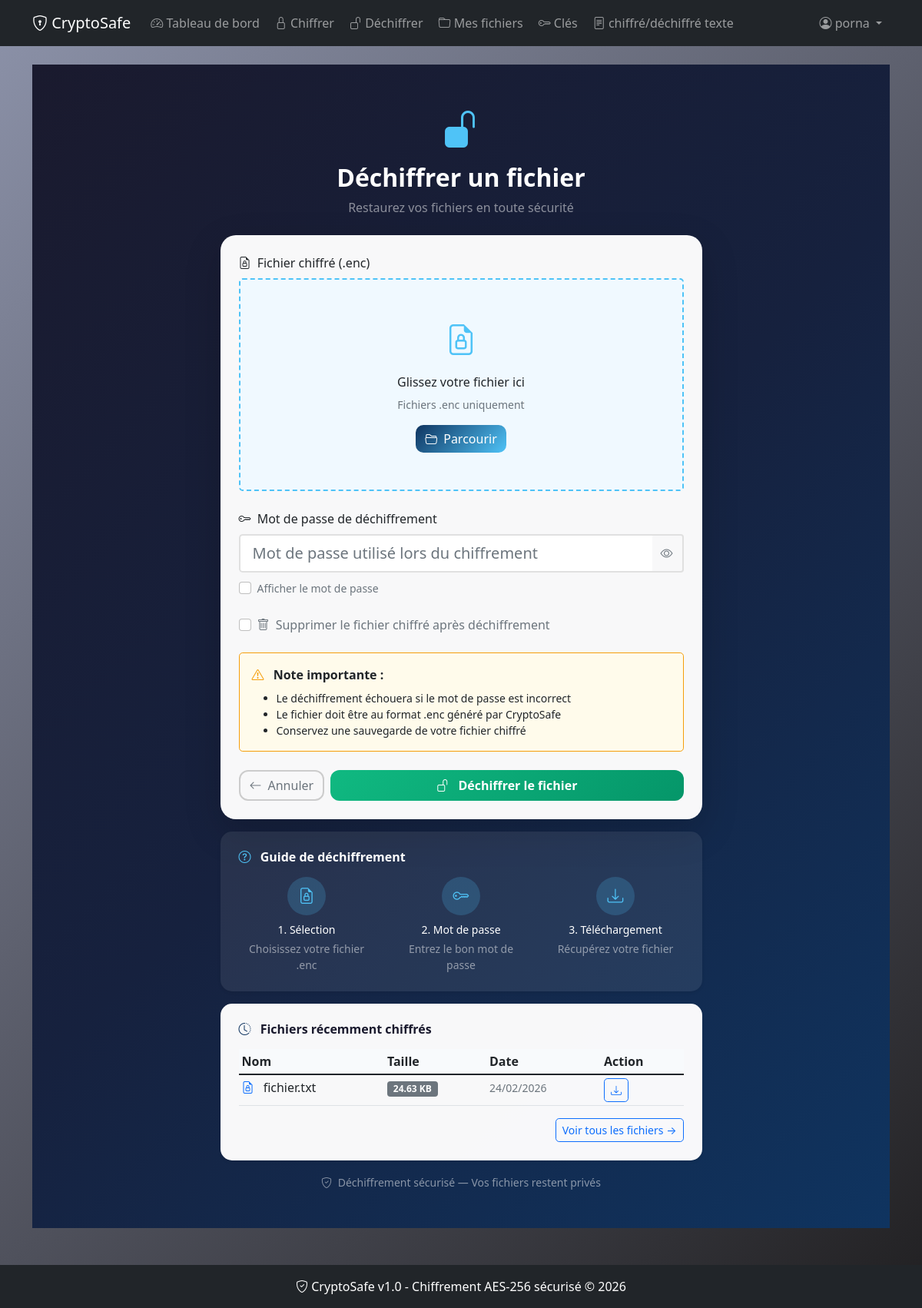
/decrypt/ (signed in), run on an earlier commit of the app's database.
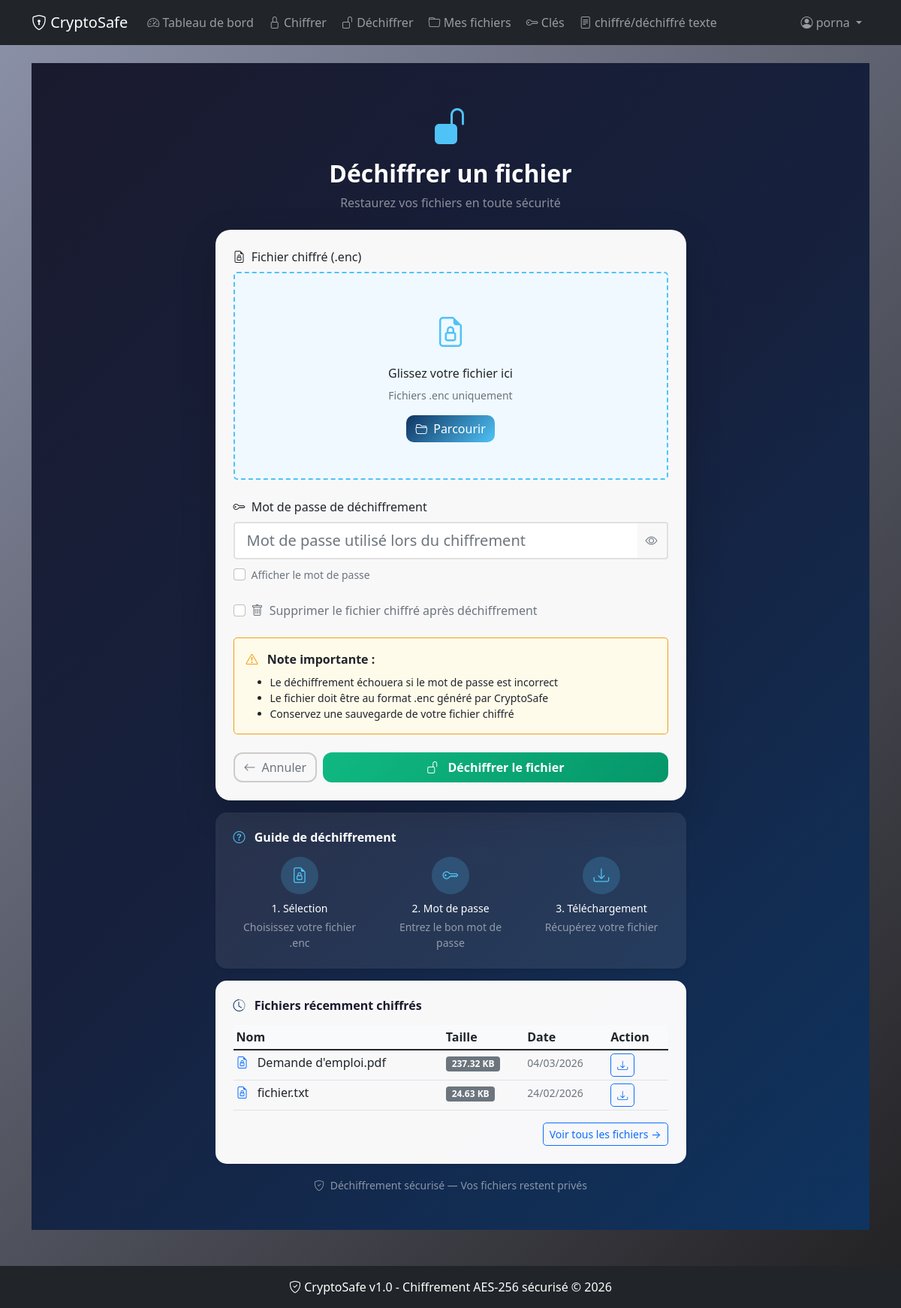
And on a later commit of the database.
### crypto_app/models.py (models this page shows, shortened)
class EncryptedFile(models.Model):
    user = models.ForeignKey(User, on_delete=models.CASCADE)
    original_name = models.CharField(max_length=255)
    encrypted_name = models.CharField(max_length=255)
    file_path = models.CharField(max_length=500)
    file_size = models.BigIntegerField()
    encryption_method = models.CharField(max_length=50, default='AES-256-CBC')
    encrypted_at = models.DateTimeField(auto_now_add=True)
    is_encrypted = models.BooleanField(default=True)
    class Meta:
        verbose_name = "Fichier chiffré"
        verbose_name_plural = "Fichiers chiffrés"
        ordering = ['-encrypted_at']
        indexes = [
            models.Index(fields=['user', '-encrypted_at']),
            models.Index(fields=['is_encrypted']),
        ]
    def get_file_size_display(self):
        size = self.file_size
        for unit in ['B', 'KB', 'MB', 'GB']:
            if size < 1024.0:
                return f"{size:.2f} {unit}"
            size /= 1024.0
        return f"{size:.2f} TB"

### crypto_app/views.py (the view)
# urls.py: path('decrypt/', views.decrypt_file, name='decrypt_file'),
@login_required
def decrypt_file(request):
    if request.method == 'POST':
        form = DecryptFileForm(request.POST, request.FILES)
        if form.is_valid():
            try:
                uploaded_file = request.FILES['file']
                safe_name = get_valid_filename(uploaded_file.name)
                password = form.cleaned_data['password']
                user_dir = f"uploads/{request.user.id}"
                os.makedirs(user_dir, exist_ok=True)
                encrypted_path = os.path.join(user_dir, safe_name)
                with open(encrypted_path, 'wb+') as destination:
                    for chunk in uploaded_file.chunks():
                        destination.write(chunk)
                decrypted_filename = f"decrypted_{uuid.uuid4()}_{uploaded_file.name.replace('.enc', '')}"
                decrypted_path = os.path.join(user_dir, decrypted_filename)
                result = CryptoUtils.decrypt_file(encrypted_path, decrypted_path, password)
                if result['success']:
                    response = FileResponse(
                        open(decrypted_path, 'rb'),
                        as_attachment=True, filename=decrypted_filename
                    )
                    ActivityLog.objects.create(
                        user=request.user, action='DECRYPTION',
                        description=f"Déchiffrement de {uploaded_file.name}",
                        severity='INFO', ip_address=request.META.get('REMOTE_ADDR')
                    )
                    os.remove(encrypted_path)
                    return response
                else:
                    messages.error(request, f"Erreur de déchiffrement : {result['error']}")
                    if os.path.exists(encrypted_path):
                        os.remove(encrypted_path)
            except Exception as e:
                logger.exception(f"Erreur déchiffrement pour {request.user.id}")
                messages.error(request, f"Une erreur est survenue : {str(e)}")
        else:
            for field, errors in form.errors.items():
                for error in errors:
                    messages.error(request, error)
    else:
        form = DecryptFileForm()
    recent_files = EncryptedFile.objects.filter(user=request.user).order_by('-encrypted_at')[:3]
    return render(request, 'crypto_app/decrypt.html', {'form': form, 'recent_files': recent_files})

### crypto_app/forms.py (shortened to what this page needs)
class DecryptFileForm(forms.Form):
    file = forms.FileField(
        label="Fichier chiffré",
        help_text="Sélectionnez un fichier .enc",
        widget=forms.FileInput(attrs={'class': 'form-control', 'accept': '.enc,application/octet-stream'})
    )
    password = forms.CharField(
        label="Mot de passe de déchiffrement",
        widget=forms.PasswordInput(attrs={'class': 'form-control'}),
        help_text="Entrez le mot de passe utilisé pour le chiffrement"
    )

### crypto_app/templates/crypto_app/decrypt.html (shortened to what the changed rows need)
{% extends 'crypto_app/base.html' %}
{% block content %}
<div class="min-vh-100 py-5" style="background: linear-gradient(135deg, #1a1a2e 0%, #16213e 50%, #0f3460 100%);">
    <div class="container">
        <div class="row justify-content-center">
            <div class="col-lg-7">
                <div class="text-center mb-4">
                    <h2 class="fw-bold text-white mt-2">Déchiffrer un fichier</h2>
                </div>
                <div class="card border-0 mt-3 shadow-sm" style="border-radius: 15px; background: rgba(255,255,255,0.97);">
                    <div class="card-body p-4">
                        {% if recent_files %}
                        <div class="table-responsive">
                            <table class="table table-sm table-hover">
                                <thead style="background: #f8fafc;">
                                    <tr>
                                        <th>Nom</th>
                                        <th>Taille</th>
                                        <th>Date</th>
                                        <th>Action</th>
                                    </tr>
                                </thead>
                                <tbody>
                                    {% for file in recent_files|slice:":3" %}
                                    <tr>
                                        <td>
                                            <i class="bi bi-file-earmark-lock me-2 text-primary"></i>
                                            {{ file.original_name|truncatechars:20 }}
                                        </td>
                                        <td><span class="badge bg-secondary">{{ file.get_file_size_display }}</span></td>
                                        <td><small class="text-muted">{{ file.encrypted_at|date:"d/m/Y" }}</small></td>
                                        <td>
                                            <a href="{% url 'download_file' file.id %}"
                                               class="btn btn-sm btn-outline-primary rounded-3">
                                                <i class="bi bi-download"></i>
                                            </a>
                                        </td>
                                    </tr>
                                    {% endfor %}
                                </tbody>
                            </table>
                        </div>
                        {% endif %}
                    </div>
                </div>
            </div>
        </div>
    </div>
</div>
{% endblock %}

What changed in the data, as far as the page shows it:
added EncryptedFile: original_name "Demande d'emploi.pdf", file_size "237.32 KB", encrypted_at "04/03/2026"
